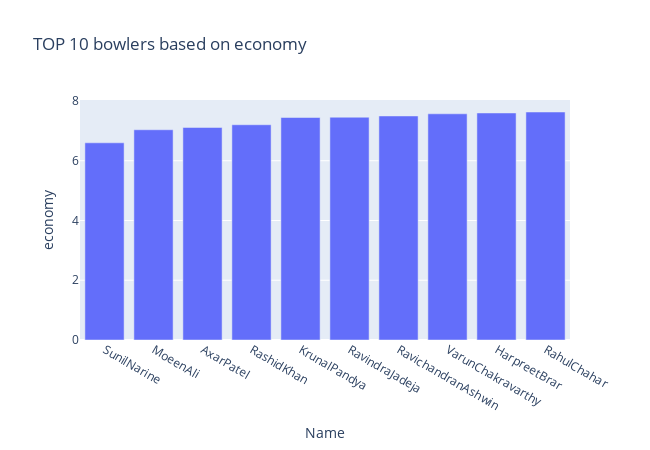

Notebook source saved alongside this figure:
### Code cell
px.bar(x=new_df.sort_values(by='economy').head(10)['bowlerName'],
       y=new_df.sort_values(by='economy').head(10)['economy'],
       width=650, height=450,title="TOP 10 bowlers based on economy",labels=dict(x='Name',y='economy'))

### Figure 1 — Plotly figure (JSON) as saved in the notebook; plotly's stock layout.template omitted (floating-point values rounded to 4 significant figures)
{"data": [{"alignmentgroup": "True", "hovertemplate": "Name=%{x}<br>economy=%{y}<extra></extra>", "legendgroup": "", "marker": {"color": "#636efa", "pattern": {"shape": ""}}, "name": "", "offsetgroup": "", "orientation": "v", "showlegend": false, "textposition": "auto", "type": "bar", "x": ["SunilNarine", "MoeenAli", "AxarPatel", "RashidKhan", "KrunalPandya", "RavindraJadeja", "RavichandranAshwin", "VarunChakravarthy", "HarpreetBrar", "RahulChahar"], "xaxis": "x", "y": [6.6, 7.037, 7.114, 7.205, 7.447, 7.456, 7.498, 7.57, 7.598, 7.631], "yaxis": "y"}], "layout": {"barmode": "relative", "height": 450, "legend": {"tracegroupgap": 0}, "title": {"text": "TOP 10 bowlers based on economy"}, "width": 650, "xaxis": {"anchor": "y", "domain": [0, 1], "title": {"text": "Name"}}, "yaxis": {"anchor": "x", "domain": [0, 1], "title": {"text": "economy"}}}}
